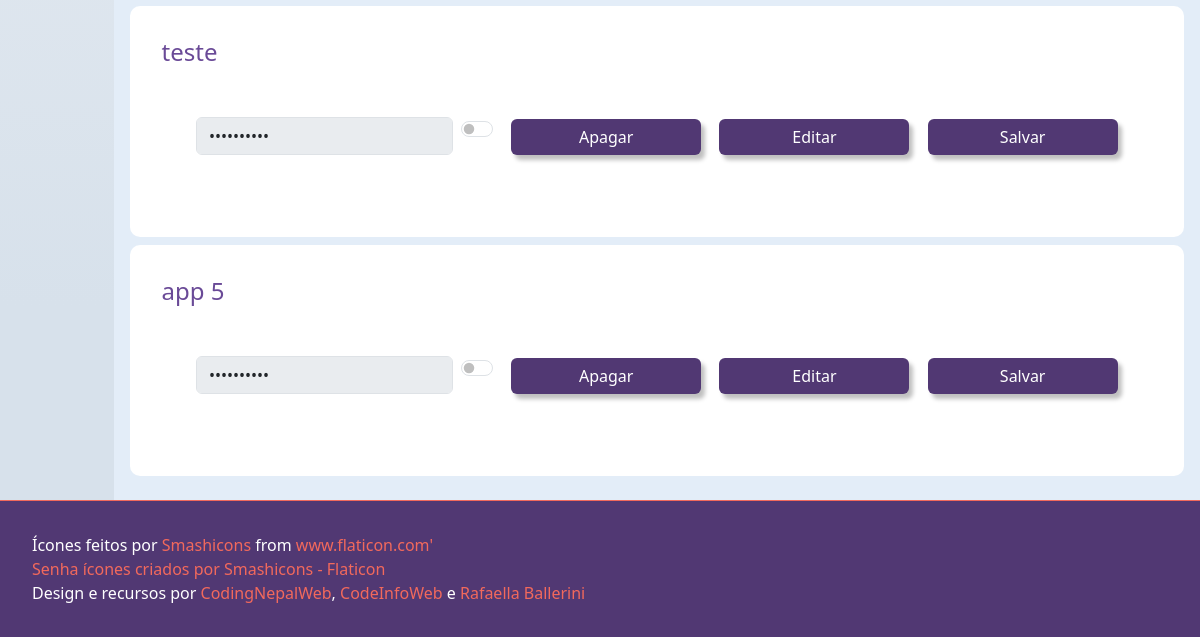
Before: /painel-minhas-senhas (signed in, lower part) with the older database file.
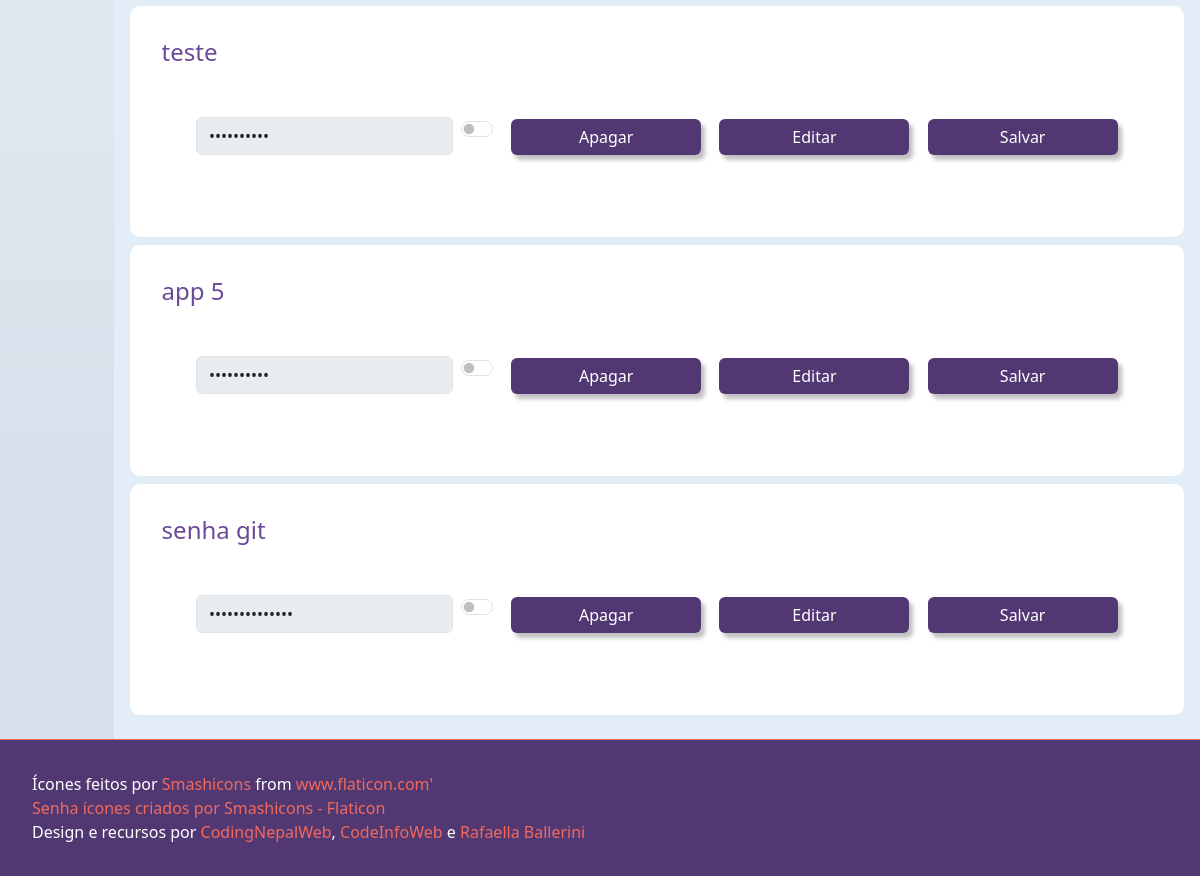
After: the same page with the newer database file.
### tables this page shows
CREATE TABLE chave (
    id_chave INTEGER PRIMARY KEY AUTOINCREMENT,
    id_senha INTEGER NOT NULL,
    chave BLOB NOT NULL,
    FOREIGN KEY (id_senha) REFERENCES senha(id_senha)
);

CREATE TABLE senha (
    id_senha INTEGER PRIMARY KEY AUTOINCREMENT,
    id_usuario INTEGER NOT NULL,
    senha_nome TEXT NOT NULL,
    senha BLOB NOT NULL,
    FOREIGN KEY (id_usuario) REFERENCES usuario(id_usuario)
);

### main.py (the view, shortened to what this page needs)
@app.route('/painel-minhas-senhas', methods=['GET', 'POST'])
def painel_minhas_senhas():
    id_usuario = session['id_usuario']
    nome_usuario = session['nome_usuario']
    if nome_usuario is None:
        nome_usuario = 'Usuário'
    consulta = selecionar_todas_as_senhas_e_chaves(id_usuario)
    dict_senhas = converter_e_descriptografar_senhas(consulta)
    return render_template('painel-minhas-senhas.html', dict_senhas=dict_senhas, nome_usuario=nome_usuario)

### main.py (called while the page is built)
def descriptografar(senha_criptografada, fernet):
        if type(senha_criptografada) == bytes:
            return fernet.decrypt(senha_criptografada).decode()
        else:
            return fernet.decrypt(senha_criptografada.encode()).decode()

def converter_e_descriptografar_senhas(consulta):
    dict_senhas = {}
    for i in consulta:
        senha_nome = i[0]
        senha_base64 = i[1]
        chave_base64 = i[2]
        senha_bytes = base64.b64decode(senha_base64).decode()
        chave_bytes = base64.b64decode(chave_base64).decode()
        fernet = Fernet(chave_bytes)
        senha_descriptografada = descriptografar(senha_bytes, fernet)
        dict_senhas.update({senha_nome: senha_descriptografada})
    return dict_senhas

def selecionar_todas_as_senhas_e_chaves(id_usuario):
    conn = sqlite3.connect('database.db')
    cursor = conn.cursor()
    cursor.execute(f'''
                SELECT senha.senha_nome, senha.senha, chave.chave
                    FROM usuario
                    JOIN senha ON usuario.id_usuario = senha.id_usuario
                    JOIN chave ON senha.id_senha = chave.id_senha
                    WHERE usuario.id_usuario = {id_usuario};
    ''')
    resultado = cursor.fetchall()
    conn.close()
    return resultado

### templates/painel-minhas-senhas.html (shortened to what this page needs)
<!DOCTYPE html>
<html lang="en">
<head>
    <link href="https://cdn.jsdelivr.net/npm/bootstrap@5.3.2/dist/css/bootstrap.min.css" rel="stylesheet"
>
    <link href="{{ url_for('static', filename='styles/style.css') }}" rel="stylesheet">
</head>
<body>
    <main class="painel-main">
        <div class="main--content">
            {% for nome_senha, senha in dict_senhas.items() %}
            <form method="POST" action="/painel-minhas-senhas">
                <div class="card--container">
                    <h3 class="main--title">{{ nome_senha }}</h3>
                    <div class="card--wrapper">
                        <div class="form-check form-switch form-check-reverse">
                            <label class="form-check-label" for="showPassword_{{ nome_senha }}">
                                <input id="password_{{ nome_senha }}" class="form-control" type="password"
                                    value="{{ senha }}" name="password" disabled>
                            </label>
                            <input class="form-check-input" type="checkbox" id="showPassword_{{ nome_senha }}"
                                onclick="mostrarSenha(this)">
                        </div>
                        <button id="botao-roxo_{{ nome_senha }}" type="submit" name="action" value="apagar"
                            class="btn btn-secondary btn-interno">Apagar</button>
                        <button id="botao-editar_{{ nome_senha }}" type="button" class="btn btn-secondary btn-interno"
                            onclick="editarSenha(this)">Editar</button>
                        <button id="botao-salvar_{{ nome_senha }}" type="submit" name="action" value="salvar"
                            class="btn btn-secondary btn-interno">Salvar</button>
                    </div>
                </div>
            </form>
            {% endfor %}
        </div>
    </main>
    <footer class="rodape">
        <div> Ícones feitos por <a href="https://www.flaticon.com/br/autores/smashicons" title="Smashicons"> Smashicons
            </a> from <a href="https://www.flaticon.com/br/" title="Flaticon">www.flaticon.com'</a></div>
        <a href="https://www.flaticon.com/br/icones-gratis/senha" title="senha ícones">Senha ícones criados por
            Smashicons - Flaticon</a>
        <div> Design e recursos por <a href="https://www.codingnepalweb.com/" title="CodingNepalWeb">CodingNepalWeb</a>,
            <a href="https://www.codeinfoweb.com/" title="CodeInfoWeb">CodeInfoWeb</a> e <a
                href="https://youtu.be/llF6vD-RljE?si=YZuItO9mZnJ1et6f" title="Rafaella Ballerini
            ">Rafaella Ballerini
            </a>
        </div>
    </footer>
</body>
</html>

### static/styles/style.css (style rules this page uses)
body { background: linear-gradient(180deg, #F8F8FA 16.62%, #D7E1EB 85.61%); }
.painel-main { display: flex; }
.btn-interno { min-width: 190px; background-color: #513873; color: white; border: none; width: 150px; box-shadow: 4px 5px 4px rgba(0, 0, 0, 0.25); }
.main--content { background: #e3edf8; width: 100%; padding: 1rem; }
.card--container { background: white; padding: 2rem; border-radius: 10px; margin-bottom: 0.5rem; }
.card--wrapper { display: flex; justify-content: space-evenly; align-items: center; flex-wrap: wrap; gap: 1rem; margin-bottom: 1rem; padding: 2rem; }
.main--title { color: #6a4a97; padding-bottom: 10px; font-size: 24px; }
.rodape { color: white; padding: 32px; border-top: 0.4px solid #F2695C; background: #513873; }
.rodape a { text-decoration: none; font-display: none; color: #F2695C; }

Changed rows visible on the page:
added chave: senha_nome "senha git"
